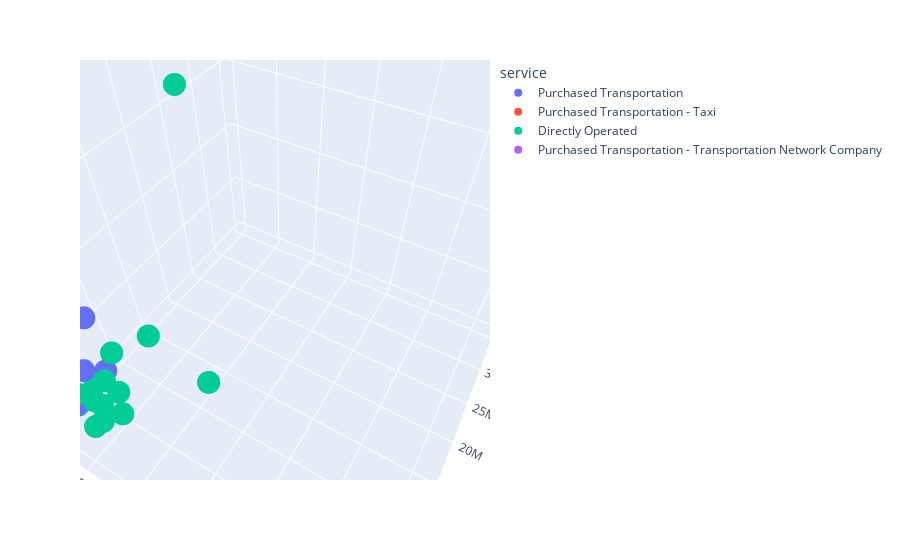

The notebook cell this image was saved under:
### Code cell
#@title Plot three features in 3D by entering their names and running this cell

x_axis_data = 'upt'  
y_axis_data = 'vrh'  
z_axis_data = 'vrm'  

px.scatter_3d(
    group_id_mode_service,
    x=x_axis_data,
    y=y_axis_data,
    z=z_axis_data,
    color='service',
).show()
